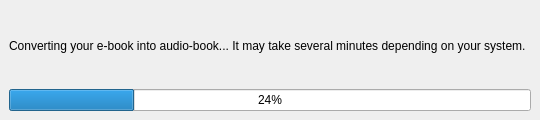
<?xml version="1.0" encoding="UTF-8"?>
<ui version="4.0">
 <class>progressWindow</class>
 <widget class="QMainWindow" name="progressWindow">
  <property name="geometry">
   <rect>
    <x>0</x>
    <y>0</y>
    <width>540</width>
    <height>120</height>
   </rect>
  </property>
  <property name="minimumSize">
   <size>
    <width>540</width>
    <height>120</height>
   </size>
  </property>
  <property name="maximumSize">
   <size>
    <width>540</width>
    <height>120</height>
   </size>
  </property>
  <property name="windowTitle">
   <string>Converting...</string>
  </property>
  <property name="windowIcon">
   <iconset resource="../resources/splash_screen.qrc">
    <normaloff>:/logo/logo.ico</normaloff>:/logo/logo.ico</iconset>
  </property>
  <widget class="QWidget" name="centralwidget">
   <layout class="QVBoxLayout" name="verticalLayout">
    <item>
     <widget class="QLabel" name="label">
      <property name="text">
       <string>Converting your e-book into audio-book... It may take several minutes depending on your system.</string>
      </property>
      <property name="textFormat">
       <enum>Qt::AutoText</enum>
      </property>
      <property name="scaledContents">
       <bool>false</bool>
      </property>
      <property name="wordWrap">
       <bool>true</bool>
      </property>
     </widget>
    </item>
    <item>
     <widget class="QProgressBar" name="progressBar">
      <property name="value">
       <number>24</number>
      </property>
     </widget>
    </item>
   </layout>
  </widget>
 </widget>
 <resources>
  <include location="../resources/splash_screen.qrc"/>
 </resources>
 <connections/>
</ui>
